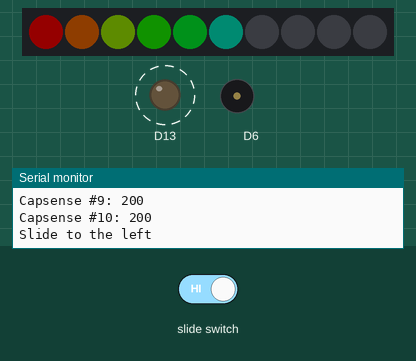
Simulated run of this program. Board: Adafruit Circuit Playground Express. Parts: 10 RGB LEDs in strip order, left to right, output pins drawn as LEDs (lit = HIGH), buzzer (waves = sounding), the last lines printed to the serial monitor. Dashed ring = blinking. The inputs (shaded band) are chosen by the test bench. Dim RGB values are drawn brighter than linear.

Above: at 1.3 s.
1.4 s: slide switch set LOW
At 1.68 s:
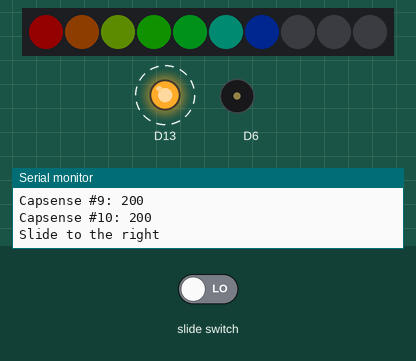
3.4 s: slide switch set HIGH
At 3.54 s:
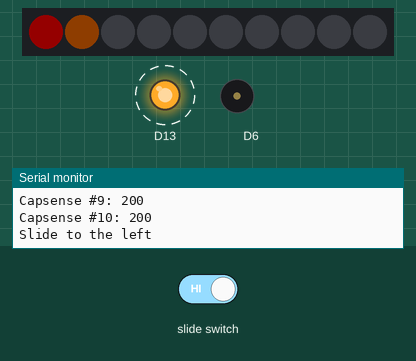
4.9 s: slide switch set LOW
At 5.21 s:
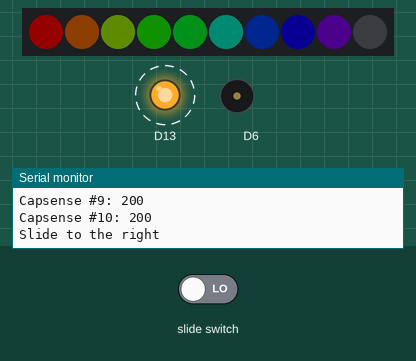
Timing chart, 0 to 16.9 s (numbered marks = the images above; inputs shaded):
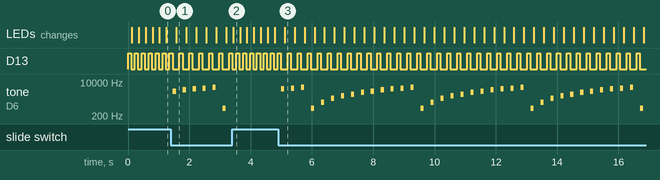

The program:

main.cpp
```cpp
#include <Adafruit_CircuitPlayground.h>
#include <Arduino.h>

// we light one pixel at a time, this is our counter
uint8_t pixeln = 0;

void setup() {
  Serial.begin(9600);
  Serial.println("Circuit Playground test!");

  CircuitPlayground.begin();
}

void loop() {
  // turn off speaker when not in use
  CircuitPlayground.speaker.enable(false);

  // test Red #13 LED
  CircuitPlayground.redLED(HIGH);
  delay(100);
  CircuitPlayground.redLED(LOW);

  /************* TEST CAPTOUCH */
  Serial.print("Capsense #3: ");
  Serial.println(CircuitPlayground.readCap(3));
  Serial.print("Capsense #2: ");
  Serial.println(CircuitPlayground.readCap(2));
  Serial.print("Capsense #0: ");
  Serial.println(CircuitPlayground.readCap(0));
  Serial.print("Capsense #1: ");
  Serial.println(CircuitPlayground.readCap(1));
  Serial.print("Capsense #12: ");
  Serial.println(CircuitPlayground.readCap(12));
  Serial.print("Capsense #6: ");
  Serial.println(CircuitPlayground.readCap(6));
  Serial.print("Capsense #9: ");
  Serial.println(CircuitPlayground.readCap(9));
  Serial.print("Capsense #10: ");
  Serial.println(CircuitPlayground.readCap(10));
  delay(10);

  /************* TEST SLIDE SWITCH */
  if (CircuitPlayground.slideSwitch()) {
    Serial.println("Slide to the left");
  } else {
    Serial.println("Slide to the right");
    CircuitPlayground.speaker.enable(true);
    CircuitPlayground.playTone(500 + pixeln * 500, 100);
  }
  delay(10);

  /************* TEST 10 NEOPIXELS */
  CircuitPlayground.setPixelColor(pixeln,
                                  CircuitPlayground.colorWheel(25 * pixeln));
  pixeln++;
  if (pixeln == 11) {
    pixeln = 0;
    CircuitPlayground.clearPixels();
  }
  delay(100);
}
```

Measured:
- after the input at 1.4 s, D13: alternates HIGH for 0.10 s and LOW for 0.23 s, starting after 0.28 s; tone on D6: plays 3500 Hz for 0.10 s, 4000 Hz for 0.10 s, 4500 Hz for 0.10 s, 5000 Hz for 0.10 s, 5500 Hz for 0.10 s, 500 Hz for 0.10 s, starting after 0.07 s
- after the input at 3.4 s, D13: alternates HIGH for 0.10 s and LOW for 0.13 s, starting after 0.13 s; tone on D6: stops changing and stays silent
- after the input at 4.9 s, D13: alternates HIGH for 0.10 s and LOW for 0.23 s, starting after 0.31 s; tone on D6: plays 4500 Hz for 0.10 s, 5000 Hz for 0.10 s, 5500 Hz for 0.10 s, 500 Hz for 0.10 s, 1000 Hz for 0.10 s, 1500 Hz for 0.10 s … (37 notes in this stretch), starting after 0.10 s
- by itself, D13: alternates HIGH for 0.10 s and LOW for 0.13 s
